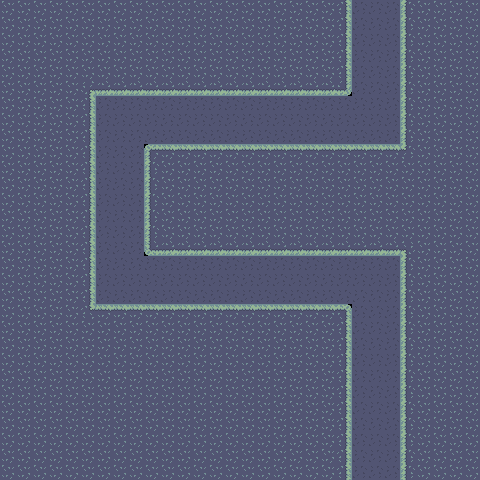

Tiled map render using the project's own tile images. Description and the whole map definition, tile-layer contents included, below:
An orthogonal 30x30 tile map with 16x16 px tiles, 1 tile layer (Tile Layer 1).

<map version="1.10" tiledversion="1.10.2" orientation="orthogonal" renderorder="right-down" width="30" height="30" tilewidth="16" tileheight="16" infinite="0" nextlayerid="3" nextobjectid="1">
 <tileset firstgid="1" name="Dark Grass Tileset" tilewidth="16" tileheight="16" tilecount="30" columns="5">
  <image source="Dark Grass Tileset.png" width="80" height="96" />
 </tileset>
 <layer id="1" name="Tile Layer 1" width="30" height="30">
  <data encoding="csv">
7,7,7,7,7,7,7,7,7,7,7,7,7,7,7,7,7,7,7,7,7,8,24,24,24,6,7,7,7,7,
7,7,7,7,7,7,7,7,7,7,7,7,7,7,7,7,7,7,7,7,7,8,24,24,24,6,7,7,7,7,
7,7,7,7,7,7,7,7,7,7,7,7,7,7,7,7,7,7,7,7,7,8,24,24,24,6,7,7,7,7,
7,7,7,7,7,7,7,7,7,7,7,7,7,7,7,7,7,7,7,7,7,8,24,24,24,6,7,7,7,7,
7,7,7,7,7,7,7,7,7,7,7,7,7,7,7,7,7,7,7,7,7,8,24,24,24,6,7,7,7,7,
7,7,7,7,7,9,12,12,12,12,12,12,12,12,12,12,12,12,12,12,12,13,24,24,24,6,7,7,7,7,
7,7,7,7,7,8,24,24,24,24,24,24,24,24,24,24,24,24,24,24,24,24,24,24,24,6,7,7,7,7,
7,7,7,7,7,8,24,24,24,24,24,24,24,24,24,24,24,24,24,24,24,24,24,24,24,6,7,7,7,7,
7,7,7,7,7,8,24,24,24,24,24,24,24,24,24,24,24,24,24,24,24,24,24,24,24,6,7,7,7,7,
7,7,7,7,7,8,24,24,24,5,2,2,2,2,2,2,2,2,2,2,2,2,2,2,2,15,7,7,7,7,
7,7,7,7,7,8,24,24,24,6,7,7,7,7,7,7,7,7,7,7,7,7,7,7,7,7,7,7,7,7,
7,7,7,7,7,8,24,24,24,6,7,7,7,7,7,7,7,7,7,7,7,7,7,7,7,7,7,7,7,7,
7,7,7,7,7,8,24,24,24,6,7,7,7,7,7,7,7,7,7,7,7,7,7,7,7,7,7,7,7,7,
7,7,7,7,7,8,24,24,24,6,7,7,7,7,7,7,7,7,7,7,7,7,7,7,7,7,7,7,7,7,
7,7,7,7,7,8,24,24,24,6,7,7,7,7,7,7,7,7,7,7,7,7,7,7,7,7,7,7,7,7,
7,7,7,7,7,8,24,24,24,11,12,12,12,12,12,12,12,12,12,12,12,12,12,12,12,10,7,7,7,7,
7,7,7,7,7,8,24,24,24,24,24,24,24,24,24,24,24,24,24,24,24,24,24,24,24,6,7,7,7,7,
7,7,7,7,7,8,24,24,24,24,24,24,24,24,24,24,24,24,24,24,24,24,24,24,24,6,7,7,7,7,
7,7,7,7,7,8,24,24,24,24,24,24,24,24,24,24,24,24,24,24,24,24,24,24,24,6,7,7,7,7,
7,7,7,7,7,14,2,2,2,2,2,2,2,2,2,2,2,2,2,2,2,3,24,24,24,6,7,7,7,7,
7,7,7,7,7,7,7,7,7,7,7,7,7,7,7,7,7,7,7,7,7,8,24,24,24,6,7,7,7,7,
7,7,7,7,7,7,7,7,7,7,7,7,7,7,7,7,7,7,7,7,7,8,24,24,24,6,7,7,7,7,
7,7,7,7,7,7,7,7,7,7,7,7,7,7,7,7,7,7,7,7,7,8,24,24,24,6,7,7,7,7,
7,7,7,7,7,7,7,7,7,7,7,7,7,7,7,7,7,7,7,7,7,8,24,24,24,6,7,7,7,7,
7,7,7,7,7,7,7,7,7,7,7,7,7,7,7,7,7,7,7,7,7,8,24,24,24,6,7,7,7,7,
7,7,7,7,7,7,7,7,7,7,7,7,7,7,7,7,7,7,7,7,7,8,24,24,24,6,7,7,7,7,
7,7,7,7,7,7,7,7,7,7,7,7,7,7,7,7,7,7,7,7,7,8,24,24,24,6,7,7,7,7,
7,7,7,7,7,7,7,7,7,7,7,7,7,7,7,7,7,7,7,7,7,8,24,24,24,6,7,7,7,7,
7,7,7,7,7,7,7,7,7,7,7,7,7,7,7,7,7,7,7,7,7,8,24,24,24,6,7,7,7,7,
7,7,7,7,7,7,7,7,7,7,7,7,7,7,7,7,7,7,7,7,7,8,24,24,24,6,7,7,7,7
</data>
 </layer>
 <objectgroup id="2" name="Object Layer 1" />
</map>
